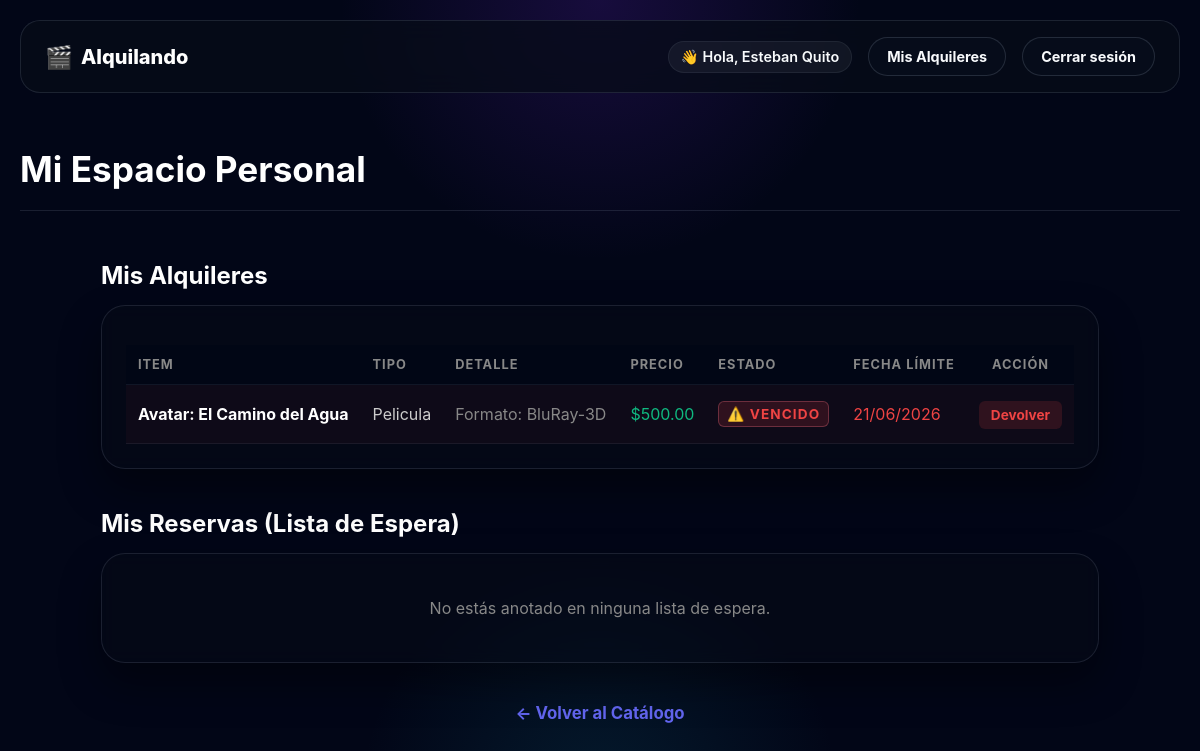
Screenshot of /mis-alquileres (signed in) with the database file from the repository.
### app.py (models this page shows, shortened)
class Usuario(db.Model):
    __tablename__ = 'usuarios'
    id = db.Column(db.Integer, primary_key=True)
    nombre = db.Column(db.String(100), nullable=False)
    email = db.Column(db.String(100), unique=True, nullable=False)
    password = db.Column(db.String(100), nullable=False)
    rol = db.Column(db.String(20), default='cliente')
    bloqueado = db.Column(db.Boolean, default=False)
    activo = db.Column(db.Boolean, default=False)
    mis_alquileres = db.relationship('Alquiler', backref='usuario', lazy=True, cascade='all, delete-orphan')
    reservas_solicitadas = db.relationship('ProductoAlquiler', secondary=lista_espera, backref=db.backref('en_espera', lazy=True))
    @classmethod
    def buscar_por_id(cls, usuario_id):
        return cls.query.get(usuario_id)

class Alquiler(db.Model):
    __tablename__ = 'alquileres_activos'
    id = db.Column(db.Integer, primary_key=True)
    usuario_id = db.Column(db.Integer, db.ForeignKey('usuarios.id'), nullable=False)
    producto_id = db.Column(db.Integer, db.ForeignKey('productos_alquiler.id'), nullable=False)
    estado = db.Column(db.String(30), default='pendiente')  # pendiente, activo, dev_pendiente
    fecha_alquiler = db.Column(db.DateTime, nullable=True)
    fecha_vencimiento = db.Column(db.DateTime, nullable=True)
    def esta_vencido(self):
        if self.fecha_vencimiento and datetime.now() > self.fecha_vencimiento:
            return True
        return False

class ProductoAlquiler(db.Model):
    __tablename__ = 'productos_alquiler'
    id = db.Column(db.Integer, primary_key=True)
    titulo = db.Column(db.String(100), nullable=False)
    genero = db.Column(db.String(50), nullable=True)
    alquilado = db.Column(db.Boolean, default=False)
    precio_alquiler = db.Column(db.Float, nullable=False)
    stock = db.Column(db.Integer, default=1)
    imagen = db.Column(db.String(100), default='default.jpg')
    contador_alquileres = db.Column(db.Integer, default=0)
    tipo_producto = db.Column(db.String(50))
    alquileres_activos = db.relationship('Alquiler', backref='producto', lazy=True, cascade='all, delete-orphan')
    __mapper_args__ = {
        'polymorphic_on': tipo_producto,
        'polymorphic_identity': 'producto_generico'
    }

### app.py (the view)
@app.route('/mis-alquileres')
def mis_alquileres():
    if 'usuario_id' not in session:
        return redirect(url_for('login'))
    usuario_actual = Usuario.buscar_por_id(session['usuario_id'])
    alquileres = Alquiler.query.filter_by(usuario_id=usuario_actual.id).filter(
        Alquiler.estado.in_(['pendiente', 'activo', 'dev_pendiente'])
    ).all()
    return render_template('mis_alquileres.html',
                           alquileres=alquileres,
                           reservas=usuario_actual.reservas_solicitadas)

### app.py (called while the page is built)
    def obtener_especifico(self):
        return f"Formato: {self.formato}" if self.formato else "Sin formato"

### templates/mis_alquileres.html (shortened to what this page needs)
{% extends 'base.html' %}
{% block content %}
<section class="pantalla-principal" style="padding: 20px 0; border-bottom: 1px solid var(--border, #333); margin-bottom: 30px;">
    <h1 style="font-size: 2.2rem; color: #fff; margin: 10px 0 0 0;">Mi Espacio Personal</h1>
</section>
<main class="catalogo" style="max-width: 1100px; margin: 0 auto; padding: 0 20px;">
    <h2 class="subtitulo-seccion" style="font-size: 1.5rem; margin-bottom: 15px; color: #fff;">Mis Alquileres</h2>
    <div class="auth-container" style="max-width: 100%; padding: 24px; margin-bottom: 40px;">
        {% if alquileres %}
            <table class="tabla-panel tabla-cliente" style="width: 100%; border-collapse: collapse; text-align: left;">
                <thead>
                    <tr style="border-bottom: 1px solid #333;">
                        <th style="padding: 12px; color: #888;">Item</th>
                        <th style="padding: 12px; color: #888;">Tipo</th>
                        <th style="padding: 12px; color: #888;">Detalle</th>
                        <th style="padding: 12px; color: #888;">Precio</th>
                        <th style="padding: 12px; color: #888;">Estado</th>
                        <th style="padding: 12px; color: #888;">Fecha Límite</th>
                        <th style="padding: 12px; color: #888; text-align: center;">Acción</th>
                    </tr>
                </thead>
                <tbody>
                    {% for a in alquileres %}
                        {% set vencido = a.esta_vencido() %}
                        <tr {% if vencido %}style="background: rgba(255,68,68,0.04);"{% endif %} style="border-bottom: 1px solid rgba(255,255,255,0.05);">
                            <td style="padding: 16px 12px; font-weight: bold; color: #fff;">{{ a.producto.titulo }}</td>
                            <td class="texto-claro" style="padding: 16px 12px; text-transform: capitalize; color: #ccc;">{{ a.producto.tipo_producto }}</td>
                            <td class="texto-gris" style="padding: 16px 12px; color: #888;">{{ a.producto.obtener_especifico() }}</td>
                            <td class="texto-verde" style="padding: 16px 12px; color: #10b981;">${{ "%.2f"|format(a.producto.precio_alquiler) }}</td>
                            <td style="padding: 16px 12px;">
                                {% if a.estado == 'pendiente' %}
                                    <span class="badge pendiente" style="background: rgba(245,158,11,0.15); color: #f59e0b; padding: 4px 8px; border-radius: 6px; font-size: 0.85rem;">⏳ Pendiente</span>
                                {% elif a.estado == 'activo' and vencido %}
                                    <span class="badge vencido" style="background: rgba(239,68,68,0.15); color: #ef4444; padding: 4px 8px; border-radius: 6px; font-size: 0.85rem;">⚠️ Vencido</span>
                                {% elif a.estado == 'activo' %}
                                    <span class="badge alquiler-ok" style="background: rgba(16,185,129,0.15); color: #10b981; padding: 4px 8px; border-radius: 6px; font-size: 0.85rem;">✔ Activo</span>
                                {% elif a.estado == 'dev_pendiente' %}
                                    <span class="badge dev-pendiente" style="background: rgba(59,130,246,0.15); color: #3b82f6; padding: 4px 8px; border-radius: 6px; font-size: 0.85rem;">📦 En proceso</span>
                                {% endif %}
                            </td>
                            <td style="padding: 16px 12px;">
                                {% if a.estado == 'pendiente' %}
                                    <span class="texto-gris" style="color: #888;">Al confirmar</span>
                                {% elif a.fecha_vencimiento %}
                                    <span style="color: {% if vencido %} #ef4444 {% else %} #ccc {% endif %};">
                                        {{ a.fecha_vencimiento.strftime('%d/%m/%Y') }}
                                    </span>
                                {% else %}
                                    <span class="texto-gris" style="color: #888;">—</span>
                                {% endif %}
                            </td>
                            <td style="padding: 16px 12px; text-align: center;">
                                {% if a.estado == 'pendiente' %}
                                    <span class="texto-gris" style="font-style: italic; color: #888;">Esperando local</span>
                                {% elif a.estado == 'activo' %}
                                    <a href="{{ url_for('devolver_item', alquiler_id=a.id) }}"
                                       onclick="return confirm('¿Confirmás que ya devolviste \'{{ a.producto.titulo }}\'? El local verificará la recepción.');"
                                       style="background: rgba(239,68,68,0.15); color: #ef4444; padding: 6px 12px; border-radius: 6px; text-decoration: none; font-size: 0.85rem; font-weight: bold;">
                                        Devolver
                                    </a>
                                {% elif a.estado == 'dev_pendiente' %}
                                    <span style="font-style: italic; color: #3b82f6; font-size: 0.85rem;">Verificando...</span>
                                {% endif %}
                            </td>
                        </tr>
                    {% endfor %}
                </tbody>
            </table>
        {% else %}
            <p class="texto-vacio" style="color: #888; text-align: center; padding: 20px 0; margin: 0;">No tenés ningún alquiler activo en este momento.</p>
        {% endif %}
    </div>
    <h2 class="subtitulo-seccion" style="font-size: 1.5rem; margin-bottom: 15px; color: #fff;">Mis Reservas (Lista de Espera)</h2>
    <div class="auth-container" style="max-width: 100%; padding: 24px; margin-bottom: 40px;">
        {% if reservas %}
            <table class="tabla-panel tabla-cliente" style="width: 100%; border-collapse: collapse; text-align: left;">
                <thead>
                    <tr style="border-bottom: 1px solid #333;">
                        <th style="padding: 12px; color: #888;">Item</th>
                        <th style="padding: 12px; color: #888;">Tipo</th>
                        <th style="padding: 12px; color: #888;">Detalle</th>
                        <th style="padding: 12px; color: #888; text-align: center;">Acción</th>
                    </tr>
                </thead>
                <tbody>
                    {% for r in reservas %}
                        <tr style="border-bottom: 1px solid rgba(255,255,255,0.05);">
                            <td style="padding: 16px 12px; font-weight: bold; color: #fff;">{{ r.titulo }}</td>
                            <td class="texto-claro" style="padding: 16px 12px; text-transform: capitalize; color: #ccc;">{{ r.tipo_producto }}</td>
                            <td class="texto-gris" style="padding: 16px 12px; color: #888;">{{ r.obtener_especifico() }}</td>
                            <td style="padding: 16px 12px; text-align: center;">
                                <a href="{{ url_for('cancelar_reserva', prod_id=r.id) }}"
                                   style="background: rgba(245,158,11,0.15); color: #f59e0b; padding: 6px 12px; border-radius: 6px; text-decoration: none; font-size: 0.85rem; font-weight: bold;">
                                    Cancelar
                                </a>
                            </td>
                        </tr>
                    {% endfor %}
                </tbody>
            </table>
        {% else %}
            <p class="texto-vacio" style="color: #888; text-align: center; padding: 20px 0; margin: 0;">No estás anotado en ninguna lista de espera.</p>
        {% endif %}
    </div>
    <div style="text-align: center; margin-bottom: 50px;">
        <a href="{{ url_for('inicio') }}" style="color: #6366f1; text-decoration: none; font-weight: bold; font-size: 1.05rem;">← Volver al Catálogo</a>
</main>
{% endblock %}

### templates/base.html (shortened to what this page needs)
<!DOCTYPE html>
<html lang="es">
<head>
    <link rel="stylesheet" href="{{ url_for('static', filename='estilos.css') }}">
    <link rel="stylesheet" href="https://cdnjs.cloudflare.com/ajax/libs/font-awesome/6.0.0/css/all.min.css">
</head>
<body class="page-body">
    <div class="page-shell">
        <header class="site-header">
            <a class="brand" href="{{ url_for('inicio') }}">
                <span class="brand-mark">🎬</span>
                <span class="brand-text">Alquilando</span>
            </a>
            <div class="auth-actions">
                {% if session.get('usuario_nombre') %}
                    <div class="user-pill">👋 Hola, {{ session['usuario_nombre'] }}</div>
                    <a class="btn btn-secondary" href="{{ url_for('mis_alquileres') }}">Mis Alquileres</a>
                    <a class="btn btn-secondary" href="{{ url_for('logout') }}">Cerrar sesión</a>
                {% else %}
                    <a class="btn btn-secondary" href="{{ url_for('login') }}">Iniciar sesión</a>
                    <a class="btn btn-primary" href="{{ url_for('registro') }}">Registrarse</a>
                {% endif %}
            </div>
        </header>
        <main class="main-content">
            {% block content %}{% endblock %}
        </main>
    </div>
</body>
</html>

### static/estilos.css (style rules this page uses)
* { box-sizing: border-box; }
:root { --bg-main: #020617; --bg-soft: rgba(8, 15, 29, 0.78); --panel: rgba(7, 12, 24, 0.7); --panel-strong: rgba(7, 12, 24, 0.9); --border: rgba(148, 163, 184, 0.16); --border-soft: rgba(148, 163, 184, 0.1); --text-main: #f8fafc; --text-muted: #a5b4d1; --accent: #8b5cf6; --accent-strong: #6d28d9; --accent-soft: rgba(139, 92, 246, 0.22); --success: #22c55e; --warning: #fbbf24; --danger: #fb7185; --shadow: 0 24px 80px rgba(0, 0, 0, 0.38); }
body { margin: 0; min-height: 100vh; font-family: Inter, system-ui, -apple-system, BlinkMacSystemFont, "Segoe UI", sans-serif; color: var(--text-main); background: radial-gradient(circle at top, rgba(91, 33, 182, 0.24), transparent 26%), radial-gradient(circle at bottom, rgba(14, 116, 144, 0.18), transparent 24%), var(--bg-main); }
body, h1, h2, h3, p { margin: 0; }
a { color: var(--text-main); text-decoration: none; transition: opacity 0.2s; }
.page-shell { max-width: 1280px; margin: 0 auto; padding: 20px; }
.main-content { display: flex; flex-direction: column; gap: 20px; }
.btn { display: inline-flex; align-items: center; justify-content: center; padding: 10px 18px; border-radius: 999px; border: 1px solid transparent; font-weight: 700; cursor: pointer; text-decoration: none; font-size: 0.9rem; transition: transform 0.2s ease, box-shadow 0.2s ease, border-color 0.2s ease; }
.btn-secondary { background: rgba(8, 15, 29, 0.72); color: var(--text-main); border-color: rgba(148, 163, 184, 0.2); }
.tabla-panel { width: 100%; border-collapse: collapse; margin-top: 15px; color: var(--text-main); }
.tabla-panel th, .tabla-panel td { padding: 12px; text-align: left; border-bottom: 1px solid var(--border-soft); vertical-align: middle; }
.tabla-panel th { background: rgba(2, 6, 23, 0.85); color: var(--text-muted); font-weight: bold; font-size: 0.8rem; text-transform: uppercase; letter-spacing: 1px; }
.tabla-cliente th, .tabla-cliente td { padding: 15px 10px; }
.badge { display: inline-flex; align-items: center; padding: 4px 10px; border-radius: 999px; font-size: 0.68rem; font-weight: bold; text-transform: uppercase; letter-spacing: 0.08em; }
.badge.vencido { background: rgba(251, 113, 133, 0.15); color: var(--danger); border: 1px solid rgba(251, 113, 133, 0.3); }
.site-header { display: flex; justify-content: space-between; align-items: center; padding: 16px 24px; background: rgba(7, 12, 24, 0.75); border: 1px solid var(--border); border-radius: 20px; backdrop-filter: blur(12px); margin-bottom: 20px; }
.brand { display: flex; align-items: center; gap: 8px; font-size: 1.25rem; font-weight: 800; color: #fff; }
.brand-mark { font-size: 1.4rem; }
.auth-actions { display: flex; align-items: center; gap: 16px; }
.user-pill { font-size: 0.9rem; color: var(--text-main); font-weight: 600; background: rgba(248, 250, 252, 0.05); padding: 6px 12px; border-radius: 999px; border: 1px solid var(--border-soft); }
.auth-container { background: rgba(7, 12, 24, 0.45); border: 1px solid var(--border, #333); border-radius: 24px; padding: 50px 40px; width: 100%; max-width: 520px; backdrop-filter: blur(8px); box-shadow: 0 20px 40px rgba(0, 0, 0, 0.4); }

### rows the page displays
Usuario: usuario_nombre "Esteban Quito"
Alquiler: producto.titulo "Avatar: El Camino del Agua", producto.tipo_producto "Pelicula", producto.obtener_especifico "Formato: BluRay-3D", estado "⚠️ VENCIDO", fecha_vencimiento "21/06/2026"
ProductoAlquiler: producto.precio_alquiler "500.00"
